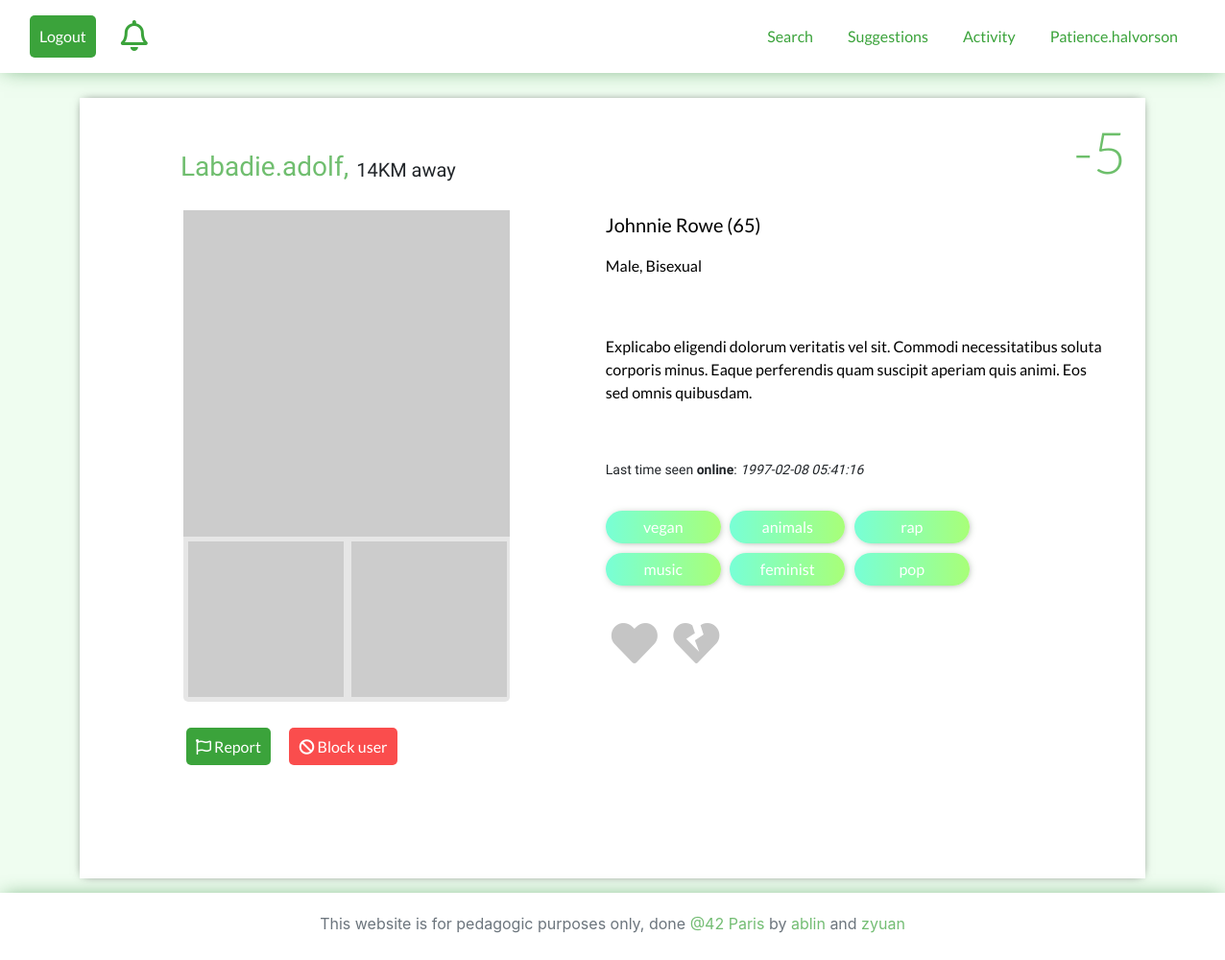
Page /profile.php?u=labadie.adolf (signed in) on the committed database.
### tables this page shows
CREATE TABLE `user` (
  `id` int(11) NOT NULL,
  `username` varchar(30) NOT NULL,
  `password` varchar(255) NOT NULL,
  `email` varchar(255) NOT NULL,
  `mail_token` varchar(128) DEFAULT NULL,
  `confirmed_token` datetime DEFAULT NULL,
  `password_token` varchar(128) DEFAULT NULL
);

CREATE TABLE `user_location` (
  `id` int(11) NOT NULL,
  `user_id` int(11) NOT NULL,
  `lat` float NOT NULL,
  `lng` float NOT NULL
);

CREATE TABLE `user_info` (
  `id` int(11) NOT NULL,
  `user_id` int(11) NOT NULL,
  `firstname` varchar(64) NOT NULL,
  `lastname` varchar(64) NOT NULL,
  `birth_year` year(4) DEFAULT NULL,
  `bio` varchar(512) DEFAULT NULL,
  `gender` varchar(128) DEFAULT NULL,
  `orientation` varchar(128) DEFAULT 'Bisexual',
  `last_online` datetime NOT NULL DEFAULT CURRENT_TIMESTAMP
);

### class/autoloader.php (called while the page is built, shortened)
<?php
class autoloader
{
    static function autoload($class_name)
    {
        if (strpos($class_name, __NAMESPACE__ . '\\') == 0)
        {
            $class_name = str_replace(__NAMESPACE__ . '\\', '', $class_name);
        }
    }
}

### class/database.php (called while the page is built, shortened)
<?php
class database
{
    private $db_user;
    private $db_pass;
    private $dsn;
    private $pdo;
    private static $_instance;
    public function __construct($db_name, $db_host = "localhost", $db_user = "root", $db_pass = "root42")
    {
        $this->db_user = $db_user;
        $this->db_pass = $db_pass;
        $this->dsn = "mysql:dbname={$db_name};host={$db_host}";
    }
    public static function getInstance($db_name)
    {
        if (is_null(self::$_instance))
            self::$_instance = new database($db_name);
        return self::$_instance;
    }
    private function getPDO()
    {
        if ($this->pdo === null)
        {
            $pdo = new PDO($this->dsn, $this->db_user, $this->db_pass);
            $pdo->setAttribute(PDO::ATTR_ERRMODE, PDO::ERRMODE_EXCEPTION);
            $this->pdo = $pdo;
        }
        return $this->pdo;
    }
    public function prepare($statement, $attributes, $one = false, $class_name = null)
    {
        $req = $this->getPDO()->prepare($statement);
        $req->execute($attributes);
        if (strpos($statement, "SELECT") !== false)
        {
            if ($class_name === null)
                $req->setFetchMode(PDO::FETCH_OBJ);
            else
                $req->setFetchMode(PDO::FETCH_CLASS, $class_name);
            if ($one)
                $data = $req->fetch();
            else
                $data = $req->fetchAll();
            return $data;
        }
    }
}

### utils/functions.php (called while the page is built, shortened)
<?php
function distance($lat1, $lon1, $lat2, $lon2, $unit) {
    $theta = $lon1 - $lon2;
    $dist = sin(deg2rad($lat1)) * sin(deg2rad($lat2)) +  cos(deg2rad($lat1)) * cos(deg2rad($lat2)) * cos(deg2rad($theta));
    $dist = acos($dist);
    $dist = rad2deg($dist);
    $miles = $dist * 60 * 1.1515;
    $unit = strtoupper($unit);
    if ($unit == "K") {
        return ($miles * 1.609344);
    } else if ($unit == "N") {
        return ($miles * 0.8684);
    } else {
        return $miles;
    }
}
function has_voted($db, $voter, $voted, $vote)
{
    $req = $db->prepare("SELECT * FROM `vote` WHERE `id_voter` = :voter AND `id_voted` = :voted", array("voter" => $voter, "voted" => $voted));
    return 0;
}
function secure_input($data)
{
    $data = trim($data);
    $data = stripslashes($data);
    $data = htmlspecialchars($data);
    return $data;
}

### profile.php (the view, shortened to what this page needs)
<!DOCTYPE html>
<html lang="en">
<head>
    <link rel="stylesheet" href="style/bootstrap.css">
    <link rel="stylesheet" href="style/style.css">
    <link rel="stylesheet" href="https://use.fontawesome.com/releases/v5.8.1/css/all.css">
</head>
<body>
<?php
require_once("includes/header.php");
require_once("utils/fetch_profile_data.php");
?>
<div class="container mt-5 small-page-wrapper">
    <div class="wrapper col-12">
            <div class="row offset-1 username_and_distance">
            <h3 class="username d-inline-block"><?= $username ?>,</h3>
            <?php
                if ($distance)
                    echo "<h5 style='margin-top: 8px;' class='d-inline-block ml-2'>".$distance."KM away</h5>"; ?>
            </div>
        <div class="row">
            <div class="col-4 offset-1">
                <div class="profile_left">
                <?php
                    if ($photos[0] && $photos[0] !== "null")
                        echo '<img src="'. $photos[0] .'" alt="photo0" class="profile_main"/>';
                    echo "<div class='row no-gutters'>";
                    for ($i = 1; $i < 5; $i++) {
                        if ($photos[$i] && $photos[$i] !== "null")
                            echo '<div class="col-6 p-1"><img src="'. $photos[$i] .'" alt="photo'.$i.'" class="profile_secondary"/></div>';
                    }
                    echo "</div>";
                ?>
                </div>
        </div>
            <div class="col-6" style="margin-left: 6.333333%;">
                <p class="profile_username"><?= $firstname . " " . $lastname . " "?>(<?= $birth_year ?>)</p>
                <p class="profile_gender"><?= $gender ?>, <?= $orientation ?></p>
                <p>
                    <div class="profile_bio"><?= $bio ?></div>
                </p>
                <h6 id="last_online"><?= $status ?></h6>
                <div class="profile_tags">
                    <?php
                    foreach ($tags as $tag) {
                        echo "<div class='matched_tag'><p>" . $tag . "</p></div> ";
                    }
                    ?>
                </div>
                <div id="vote">
                    <?php if (($photos[0] != NULL || $photos[1] != NULL || $photos[2] != NULL || $photos[3] != NULL || $photos[4]!= NULL) &&
                        ($photos_curr_user[0] != NULL || $photos_curr_user[1] != NULL || $photos_curr_user[2] != NULL || $photos_curr_user[3] != NULL || $photos_curr_user[4]!= NULL))
                    {
                        echo "<button id='like-btn' @click=\"vote(".$id.", 1)\" class=\"btn-like\">
                            <i class=\"fas fa-heart fa-3x like";
                        if (has_voted($db, secure_input($_SESSION['id']),secure_input($id), 1) === 1)
                            echo " liked";
                        echo "\"></i>
                        </button>
                        <button id='dislike-btn' @click=\"vote(".$id.", -1)\" class=\"btn-like\">
                            <i class=\"fas fa-heart-broken fa-3x dislike";
                        if (has_voted($db, secure_input($_SESSION['id']), secure_input($id), -1) === 1)
                            echo " disliked";
                        echo "\"></i>
                        </button>";
                    }?>
                </div>
            </div>
            <div class="rep-block-btn col-12">
                <div id="report-btn" class="d-inline-block">
                    <?php if (!$report)
                        echo '<a v-if="!reported" href="#" @click.prevent="reportUser('. $id .')" class="report-btn"><i class="far fa-flag"></i> Report </a>';
                    ?>
                </div>
                <div id="block-btn" class="d-inline-block">
                    <?php
                    echo '<a id="block" href="#" @click.prevent="blockUser('. $id .')" class="report-btn"><i class="fas fa-ban"></i> '.$block.'</a>';
                    ?>
                </div>
            </div>
        </div>
        <div id="popularity">
            <h1 style="font-size: 60px;"><?= $score ?></h1>
        </div>
    </div>
</div>
<?php require_once("includes/footer.php");?>
</body>
</html>

### utils/fetch_profile_data.php (shortened to what this page needs)
<?php
$db = database::getInstance('matcha');
if (!empty($_GET['u']) && !empty($_SESSION['logged'])) {
    $username = secure_input($_GET['u']);
    $score = 0;
    $req = $db->prepare("SELECT * FROM `user` WHERE `username` = :username", array("username" => $username));
    if ($req) {
        foreach ($req as $item) {
            $id = $item->id;
            $username = ucwords($item->username);
        }
    }
    else {
        header('Location: /'.$pathurl.'/Account?e=pro');
        return;
    }
    $req = $db->prepare("SELECT * FROM `user_info` WHERE `user_id` = :user_id", array("user_id" => $id));
    if ($req) {
        foreach ($req as $item) {
            $gender = $item->gender;
            $orientation = $item->orientation;
            $bio = $item->bio;
            $firstname = $item->firstname;
            $lastname = $item->lastname;
            $birth_year = date("Y") - $item->birth_year;
            $lastonline = $item->last_online;
        }
    }
    $datetime1 = new DateTime('', new DateTimeZone('Europe/Paris'));
    $datetime2 = new DateTime($lastonline, new DateTimeZone('Europe/Paris'));
    $interval = $datetime2->diff($datetime1);
    if ($interval->y > 1 || $interval->m > 1 || $interval->d > 1 || $interval->h > 1 || $interval->i >= 5)
        $status = "Last time seen <b>online</b>: <i>$lastonline</i>";
    $req = $db->prepare("SELECT `tag` FROM `user_tags` WHERE `user_id` = :user_id", array("user_id" => $id));
    if ($req) {
        $tags = array();
    }
    $req = $db->prepare("SELECT * FROM `user_photo` WHERE `user_id` = :user_id", array("user_id" => $id));
    if ($req) {
        $photos = array();
    }
    $req = $db->prepare("SELECT * FROM `user_photo` WHERE `user_id` = :user_id", array("user_id" => secure_input($_SESSION['id'])));
    if ($req) {
        $photos_curr_user = array();
    }
    $report = false;
    $block = "Block user";
    $req = $db->prepare("SELECT SUM(`type`) as sum, COUNT(*) as total FROM `vote` WHERE `id_voted` = :voted", array("voted" => $id));
    if ($req) {
        $sum = $req[0]->sum;
        $nbvote = $req[0]->total;
        $score = $sum * $nbvote;
    }
    $req = $db->prepare("SELECT COUNT(*) AS nbvisit FROM `visit` WHERE `id_visited` = :user_id", array("user_id" => $id), true);
    if ($req)
        $score += ($req->nbvisit * $nbvote);
    $notify['user_id'] = $id;
    $notify['notifier'] = secure_input($_SESSION['id']);
    $visitor_name = secure_input($_SESSION['username']);
    $notify['body'] = "<a onclick='notifRedirect(event, this);' href='profile?u=".urlencode($visitor_name)."'>".$visitor_name."</a> <b>visited</b> your profile";
    if (is_notified($db, "visit", $notify['notifier'], $notify['user_id']) === 0)
        $db->prepare("INSERT INTO `notif` (`id_notifier`, `user_id`, `type`, `body`, `date`) VALUES (:notifier, :user_id, 'visit',:body, NOW())", $notify);
    else if (is_notified($db, "visit", $notify['notifier'], $notify['user_id']) === 1) {
        $db->prepare("UPDATE `notif` SET `date` = NOW(), `body` = :body WHERE `type` = 'visit' AND `id_notifier` = :notifier AND `user_id` = :user_id", $notify);
    }
    $req = $db->prepare("SELECT * FROM `user_location` WHERE `user_id` = :user_id", array("user_id" => secure_input($_SESSION['id'])), true);
    if ($req) {
        $attributes_loc['lat1'] = $req->lat;
        $attributes_loc['lng1'] = $req->lng;
    }
    else
        $error_dist = 1;
    $req = $db->prepare("SELECT * FROM `user_location` WHERE `user_id` = :user_id", array("user_id" => $id), true);
    if ($req) {
        $attributes_loc['lat2'] = $req->lat;
        $attributes_loc['lng2'] = $req->lng;
    }
    else
        $error_dist = 1;
    if ($error_dist != 1)
        $distance = round(distance($attributes_loc['lat1'], $attributes_loc['lng1'], $attributes_loc['lat2'], $attributes_loc['lng2'], "K"));
}
else
    header('Location: /'.$pathurl.'/Account?e=pro');

### rows in the picture
user: username "Labadie.adolf"
user_location: distance "14"
user_info: firstname "Johnnie", lastname "Rowe", gender "Male", orientation "Bisexual", bio "Explicabo eligendi dolorum veritatis vel sit. Commodi necessitatibus soluta corporis minus. Eaque perferendis quam suscipit aperiam quis animi. Eos sed omnis quibusdam.", last_online "1997-02-08 05:41:16"

### other values in the picture
$_SESSION['username'] "Patience.halvorson"
$tag "vegan"
$tag "animals"
$tag "rap"
$tag "music"
$tag "feminist"
$tag "pop"
$block "Block user"
$score "-5"
